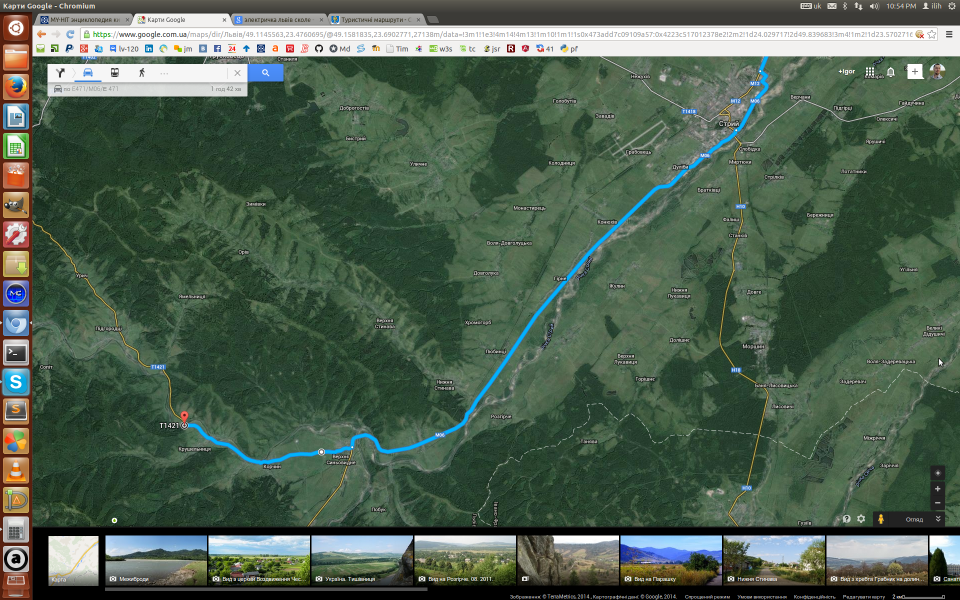
#> input picture JS_OTHER/images/1.png, 1920 x 1200 px, given in place of 1.jpg, which was not available (shown at 1/2 size)
$ python resize_img.py /home/user/Pictures 1.jpg 2.jpg   (older library calls are emulated)
#> lines starting #> are read from the running program, lines starting #| are printed output that depends on the picture
#!/usr/bin/env python
"""
This module is for resizing pictures.
To use it type:
./resize_img.py path_to_pictures_directory images...
for example:
./resize_img.py /home/user/Pictures 1.jpg 2.jpg
resized pictures will by saved to the same directory where original
picture was with width added to name. In example above:
/home/user/Pictures/1_400.jpg and so on.
"""
from PIL import Image
import sys
import os.path


def resize(original_pic, size):
    """
    original_pic - name of picture file to resize.
    width - desirable width of new picture.
    The function returns resized picture.
    """
#> called with original_pic = '/home/user/Pictures/1.jpg', size = 400
    img = Image.open(original_pic)
#> img is the input picture: PIL image 1920x1200 RGB; mean R, G, B 78, 96.7, 79.9
    original_size = max(img.size)
#> original_size = 1920
    change_percent = size / float(original_size)
#> change_percent = 0.208
    if change_percent < 1:
        width, height = [int(s * change_percent) for s in img.size]
#> width = 400; height = 250
        img = img.resize((width, height), Image.ANTIALIAS)
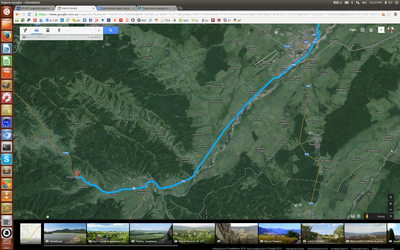
#> img: PIL image 400x250 RGB; mean R, G, B 78, 96.7, 79.9
        return img
    else:
        print ('The width of the original image was smaller or equal to %i.'
               % width)


def save_pic(img, original_pic_name, suffix, path):
    """
    Saves resized picture to the path with the suffix added to the name.
    """
    img_name_parts = original_pic_name.split('.')
    new_name = '%s_%i.%s' % (img_name_parts[0], suffix, img_name_parts[1])
    img.save(os.path.join(path, new_name))
    return new_name


if __name__ == '__main__':
    NEW_SIZES = [400, 700, 900, 1500]
    img_dir = sys.argv[1]
    for image in sys.argv[2:]:
        for width in NEW_SIZES:
            new_pic = resize(os.path.join(img_dir, image), width)
            if new_pic:
                save_pic(new_pic, image, width, img_dir)
#> pass 2 of the loop `for image in sys.argv[2:]:`:
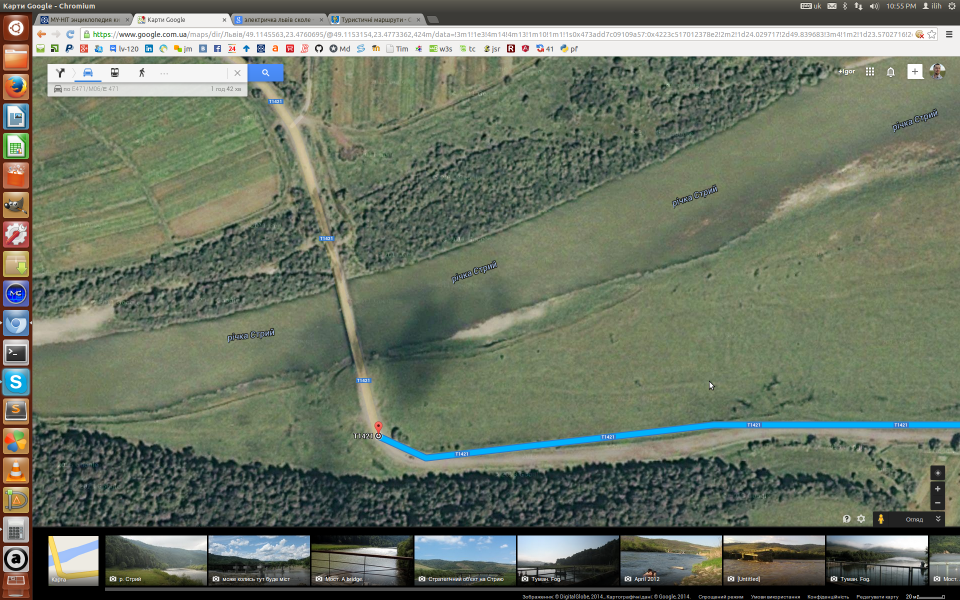
#> input picture JS_OTHER/images/2.png, 1920 x 1200 px, given in place of 2.jpg, which was not available (shown at 1/2 size)
#> in resize, img is the input picture: PIL image 1920x1200 RGB; mean R, G, B 108.3, 117, 100.6
#> in resize (call 5), `img = img.resize((width, height), Image.ANTIALIAS)`:
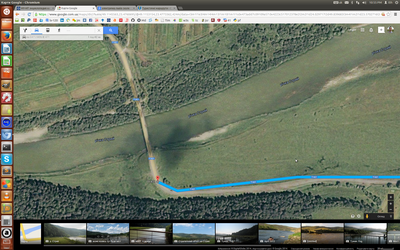
#> img: PIL image 400x250 RGB; mean R, G, B 108.4, 117, 100.7
